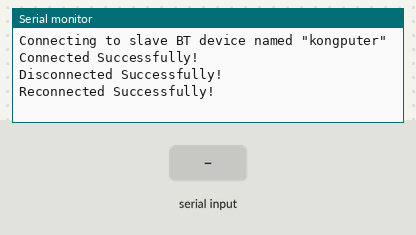
The sketch below on a simulated ESP32. On the bench: the last lines printed to the serial monitor. Inputs (shaded band) come from the test bench. Nothing arrives over Bluetooth unless stated.

Above: at 1.2 s.
1.3 s: "1\n" received over the second serial link
At 2.5 s:
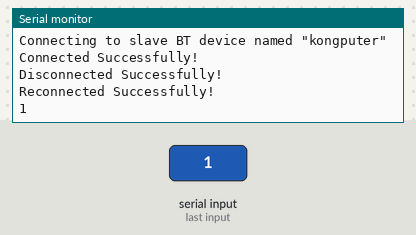
2.8 s: "0\n" received over the second serial link
At 3.7 s:
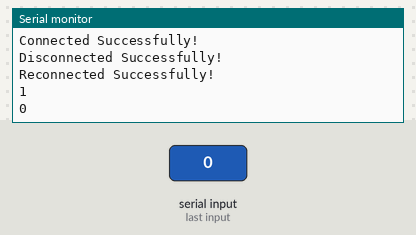

Measured:
- after the input at 1.3 s, the serial monitor: prints a new line at once (image 1)
- after the input at 2.8 s, the serial monitor: prints a new line at once (image 2)

The sketch:

SerialToSerialBTM.ino
```cpp
#include "BluetoothSerial.h"

#define USE_NAME
const char *pin = "1234";

#if !defined(CONFIG_BT_SPP_ENABLED)
#error Serial Bluetooth not available or not enabled. It is only available for the ESP32 chip.
#endif

BluetoothSerial SerialBT;

#ifdef USE_NAME
  String slaveName = "kongputer";
#else
  String MACadd = "AA:BB:CC:11:22:33";
  uint8_t address[6]  = {0xAA, 0xBB, 0xCC, 0x11, 0x22, 0x33};
#endif

String myName = "mosoon";

void setup() {
  bool connected;
  Serial.begin(115200);

  SerialBT.begin(myName, true);
  Serial.printf("The device \"%s\" started in master mode, make sure slave BT device is on!\n", myName.c_str());

  #ifndef USE_NAME
    SerialBT.setPin(pin);
    Serial.println("Using PIN");
  #endif

  #ifdef USE_NAME
    connected = SerialBT.connect(slaveName);
    Serial.printf("Connecting to slave BT device named \"%s\"\n", slaveName.c_str());
  #else
    connected = SerialBT.connect(address);
    Serial.print("Connecting to slave BT device with MAC "); Serial.println(MACadd);
  #endif

  if(connected) {
    Serial.println("Connected Successfully!");
  } else {
    while(!SerialBT.connected(10000)) {
      Serial.println("Failed to connect. Make sure remote device is available and in range, then restart app.");
    }
  }
  if (SerialBT.disconnect()) {
    Serial.println("Disconnected Successfully!");
  }
  SerialBT.connect();
  if(connected) {
    Serial.println("Reconnected Successfully!");
  } else {
    while(!SerialBT.connected(10000)) {
      Serial.println("Failed to reconnect. Make sure remote device is available and in range, then restart app.");
    }
  }
}

void loop() {
  if (Serial.available()) {
    SerialBT.write(Serial.read());
  }
  if (SerialBT.available()) {
    Serial.write(SerialBT.read());
  }
  delay(20);
}
```
